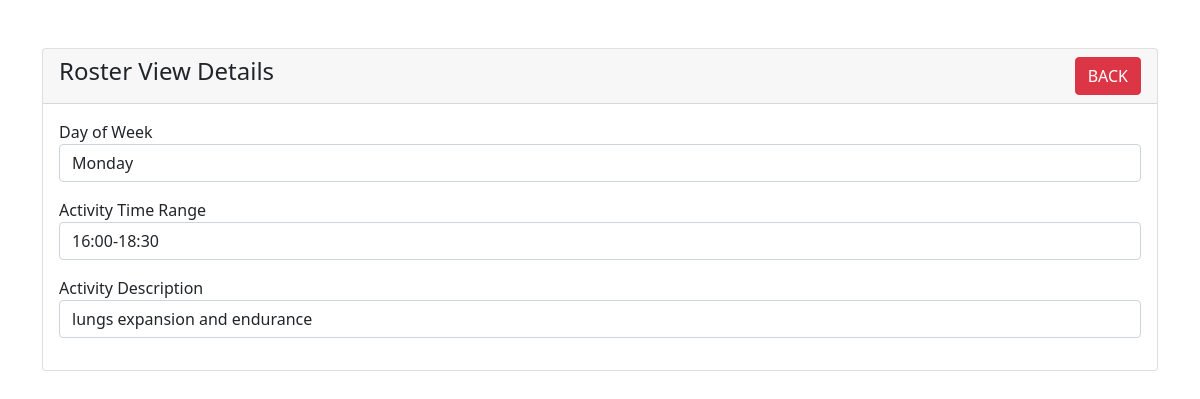
The page /coach/teams_roster_view.php?id=13 (signed in) on the database its author committed.
### tables this page shows
CREATE TABLE `teams_roster` (
  `id` int(11) NOT NULL,
  `coach_id` int(11) DEFAULT NULL,
  `day_of_week` enum('Monday','Tuesday','Wednesday','Thursday','Friday','Saturday','Sunday') DEFAULT NULL,
  `activity_time_range` varchar(50) DEFAULT NULL,
  `activity_description` varchar(255) DEFAULT NULL
);

### coach/teams_roster_view.php (the view, shortened to what this page needs)
<?php
require '../includes/dbh.inc.php';
if(isset($_GET['id'])) {
    $roster_id = mysqli_real_escape_string($con, $_GET['id']);
    $query = "SELECT * FROM teams_roster WHERE id='$roster_id' AND coach_id = '" . $_SESSION['user_id'] . "'";
    $query_run = mysqli_query($con, $query);
    if(mysqli_num_rows($query_run) > 0) {
        $roster = mysqli_fetch_array($query_run);
        ?>
        <!doctype html>
        <html lang="en">
        <head>
            <link href="https://cdn.jsdelivr.net/npm/bootstrap@5.1.3/dist/css/bootstrap.min.css" rel="stylesheet">
        </head>
        <body>
        <div class="container mt-5">
            <div class="row">
                <div class="col-md-12">
                    <div class="card">
                        <div class="card-header">
                            <h4>Roster View Details
                                <a href="teams_roster_details.php" class="btn btn-danger float-end">BACK</a>
                            </h4>
                        </div>
                        <div class="card-body">
                            <div class="mb-3">
                                <label for="day_of_week">Day of Week</label>
                                <p class="form-control"><?= $roster['day_of_week']; ?></p>
                            </div>
                            <div class="mb-3">
                                <label for="activity_time_range">Activity Time Range</label>
                                <p class="form-control"><?= $roster['activity_time_range']; ?></p>
                            </div>
                            <div class="mb-3">
                                <label for="activity_description">Activity Description</label>
                                <p class="form-control"><?= $roster['activity_description']; ?></p>
                            </div>
                        </div>
                    </div>
                </div>
            </div>
        </div>
        </body>
        </html>
        <?php
    } else {
        echo "<h4>No such ID Found</h4>";
    }
} else {
    echo "<h4>No ID Provided</h4>";
}
?>

### rows shown on the page
teams_roster: day_of_week "Monday", activity_time_range "16:00-18:30", activity_description "lungs expansion and endurance"
